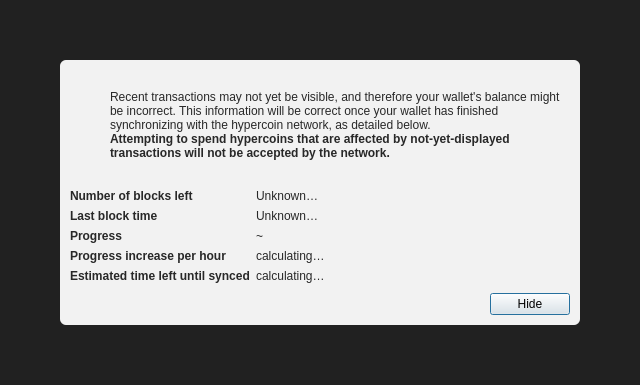
<?xml version="1.0" encoding="UTF-8"?>
<ui version="4.0">
 <class>ModalOverlay</class>
 <widget class="QWidget" name="ModalOverlay">
  <property name="geometry">
   <rect>
    <x>0</x>
    <y>0</y>
    <width>640</width>
    <height>385</height>
   </rect>
  </property>
  <property name="windowTitle">
   <string>Form</string>
  </property>
  <layout class="QVBoxLayout" name="verticalLayout" stretch="0">
   <property name="sizeConstraint">
    <enum>QLayout::SetDefaultConstraint</enum>
   </property>
   <property name="leftMargin">
    <number>0</number>
   </property>
   <property name="topMargin">
    <number>0</number>
   </property>
   <property name="rightMargin">
    <number>0</number>
   </property>
   <property name="bottomMargin">
    <number>0</number>
   </property>
   <item>
    <widget class="QWidget" name="bgWidget" native="true">
     <property name="styleSheet">
      <string notr="true">#bgWidget { background: rgba(0,0,0,220); }</string>
     </property>
     <layout class="QVBoxLayout" name="verticalLayoutMain" stretch="1">
      <property name="leftMargin">
       <number>60</number>
      </property>
      <property name="topMargin">
       <number>60</number>
      </property>
      <property name="rightMargin">
       <number>60</number>
      </property>
      <property name="bottomMargin">
       <number>60</number>
      </property>
      <item>
       <widget class="QWidget" name="contentWidget" native="true">
        <property name="styleSheet">
         <string notr="true">#contentWidget { background: rgba(255,255,255,240); border-radius: 6px; }

QLabel { color: rgb(40,40,40);  }</string>
        </property>
        <layout class="QVBoxLayout" name="verticalLayoutSub" stretch="1,0,0,0">
         <property name="spacing">
          <number>0</number>
         </property>
         <property name="leftMargin">
          <number>10</number>
         </property>
         <property name="topMargin">
          <number>10</number>
         </property>
         <property name="rightMargin">
          <number>10</number>
         </property>
         <property name="bottomMargin">
          <number>10</number>
         </property>
         <item>
          <layout class="QHBoxLayout" name="horizontalLayoutIconText" stretch="0,1">
           <property name="topMargin">
            <number>20</number>
           </property>
           <item>
            <layout class="QVBoxLayout" name="verticalLayoutIcon">
             <property name="leftMargin">
              <number>0</number>
             </property>
             <item>
              <widget class="QPushButton" name="warningIcon">
               <property name="enabled">
                <bool>false</bool>
               </property>
               <property name="text">
                <string/>
               </property>
               <property name="icon">
                <iconset>
                 <normaloff>:/icons/warning</normaloff>
                 <disabledoff>:/icons/warning</disabledoff>:/icons/warning</iconset>
               </property>
               <property name="iconSize">
                <size>
                 <width>48</width>
                 <height>48</height>
                </size>
               </property>
               <property name="flat">
                <bool>true</bool>
               </property>
              </widget>
             </item>
             <item>
              <spacer name="verticalSpacerWarningIcon">
               <property name="orientation">
                <enum>Qt::Vertical</enum>
               </property>
               <property name="sizeHint" stdset="0">
                <size>
                 <width>20</width>
                 <height>40</height>
                </size>
               </property>
              </spacer>
             </item>
            </layout>
           </item>
           <item>
            <layout class="QVBoxLayout" name="verticalLayoutInfoText">
             <property name="leftMargin">
              <number>0</number>
             </property>
             <property name="topMargin">
              <number>0</number>
             </property>
             <item>
              <widget class="QLabel" name="infoText">
               <property name="text">
                <string>Recent transactions may not yet be visible, and therefore your wallet's balance might be incorrect. This information will be correct once your wallet has finished synchronizing with the hypercoin network, as detailed below.</string>
               </property>
               <property name="textFormat">
                <enum>Qt::RichText</enum>
               </property>
               <property name="wordWrap">
                <bool>true</bool>
               </property>
              </widget>
             </item>
             <item>
              <widget class="QLabel" name="infoTextStrong">
               <property name="font">
                <font>
                 <weight>75</weight>
                 <bold>true</bold>
                </font>
               </property>
               <property name="text">
                <string>Attempting to spend hypercoins that are affected by not-yet-displayed transactions will not be accepted by the network.</string>
               </property>
               <property name="textFormat">
                <enum>Qt::RichText</enum>
               </property>
               <property name="wordWrap">
                <bool>true</bool>
               </property>
              </widget>
             </item>
             <item>
              <spacer name="verticalSpacerInTextSpace">
               <property name="orientation">
                <enum>Qt::Vertical</enum>
               </property>
               <property name="sizeHint" stdset="0">
                <size>
                 <width>20</width>
                 <height>40</height>
                </size>
               </property>
              </spacer>
             </item>
            </layout>
           </item>
          </layout>
         </item>
         <item>
          <spacer name="verticalSpacerAfterText">
           <property name="orientation">
            <enum>Qt::Vertical</enum>
           </property>
           <property name="sizeHint" stdset="0">
            <size>
             <width>20</width>
             <height>40</height>
            </size>
           </property>
          </spacer>
         </item>
         <item>
          <layout class="QFormLayout" name="formLayout">
           <property name="fieldGrowthPolicy">
            <enum>QFormLayout::FieldsStayAtSizeHint</enum>
           </property>
           <property name="horizontalSpacing">
            <number>6</number>
           </property>
           <property name="verticalSpacing">
            <number>6</number>
           </property>
           <property name="topMargin">
            <number>10</number>
           </property>
           <item row="0" column="0">
            <widget class="QLabel" name="labelNumberOfBlocksLeft">
             <property name="font">
              <font>
               <weight>75</weight>
               <bold>true</bold>
              </font>
             </property>
             <property name="text">
              <string>Number of blocks left</string>
             </property>
            </widget>
           </item>
           <item row="0" column="1">
            <widget class="QLabel" name="numberOfBlocksLeft">
             <property name="text">
              <string>Unknown…</string>
             </property>
            </widget>
           </item>
           <item row="1" column="0">
            <widget class="QLabel" name="labelLastBlockTime">
             <property name="font">
              <font>
               <weight>75</weight>
               <bold>true</bold>
              </font>
             </property>
             <property name="text">
              <string>Last block time</string>
             </property>
            </widget>
           </item>
           <item row="1" column="1">
            <widget class="QLabel" name="newestBlockDate">
             <property name="sizePolicy">
              <sizepolicy hsizetype="Maximum" vsizetype="Preferred">
               <horstretch>0</horstretch>
               <verstretch>0</verstretch>
              </sizepolicy>
             </property>
             <property name="text">
              <string>Unknown…</string>
             </property>
            </widget>
           </item>
           <item row="2" column="0">
            <widget class="QLabel" name="labelSyncDone">
             <property name="font">
              <font>
               <weight>75</weight>
               <bold>true</bold>
              </font>
             </property>
             <property name="text">
              <string>Progress</string>
             </property>
            </widget>
           </item>
           <item row="2" column="1">
            <layout class="QHBoxLayout" name="horizontalLayoutSync" stretch="0,1">
             <item>
              <widget class="QLabel" name="percentageProgress">
               <property name="text">
                <string notr="true">~</string>
               </property>
              </widget>
             </item>
            </layout>
           </item>
           <item row="4" column="0">
            <widget class="QLabel" name="labelProgressIncrease">
             <property name="font">
              <font>
               <weight>75</weight>
               <bold>true</bold>
              </font>
             </property>
             <property name="text">
              <string>Progress increase per hour</string>
             </property>
            </widget>
           </item>
           <item row="4" column="1">
            <widget class="QLabel" name="progressIncreasePerH">
             <property name="text">
              <string>calculating…</string>
             </property>
            </widget>
           </item>
           <item row="5" column="0">
            <widget class="QLabel" name="labelEstimatedTimeLeft">
             <property name="font">
              <font>
               <weight>75</weight>
               <bold>true</bold>
              </font>
             </property>
             <property name="text">
              <string>Estimated time left until synced</string>
             </property>
            </widget>
           </item>
           <item row="5" column="1">
            <widget class="QLabel" name="expectedTimeLeft">
             <property name="text">
              <string>calculating…</string>
             </property>
            </widget>
           </item>
          </layout>
         </item>
         <item>
          <layout class="QHBoxLayout" name="horizontalLayoutButtons">
           <property name="leftMargin">
            <number>10</number>
           </property>
           <property name="topMargin">
            <number>10</number>
           </property>
           <item>
            <spacer name="horizontalSpacer">
             <property name="orientation">
              <enum>Qt::Horizontal</enum>
             </property>
             <property name="sizeHint" stdset="0">
              <size>
               <width>40</width>
               <height>20</height>
              </size>
             </property>
            </spacer>
           </item>
           <item>
            <widget class="QPushButton" name="closeButton">
             <property name="text">
              <string>Hide</string>
             </property>
             <property name="shortcut">
              <string>Esc</string>
             </property>
             <property name="focusPolicy">
              <enum>Qt::StrongFocus</enum>
             </property>
             <property name="default">
              <bool>true</bool>
             </property>
            </widget>
           </item>
          </layout>
         </item>
        </layout>
       </widget>
      </item>
     </layout>
    </widget>
   </item>
  </layout>
 </widget>
 <resources/>
 <connections/>
</ui>
